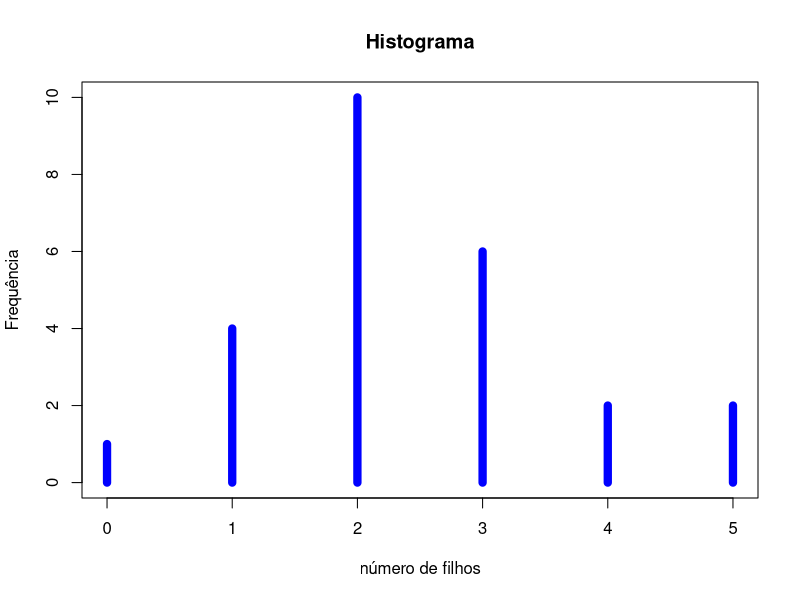
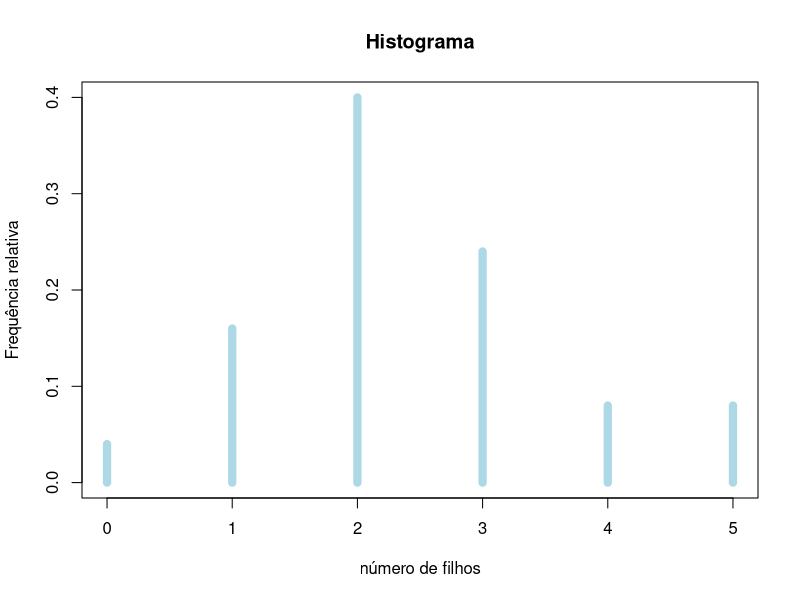
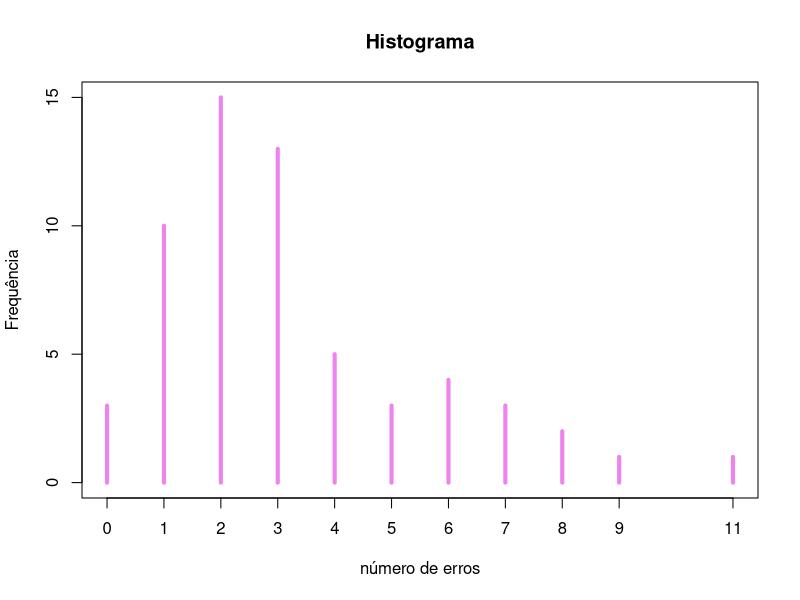
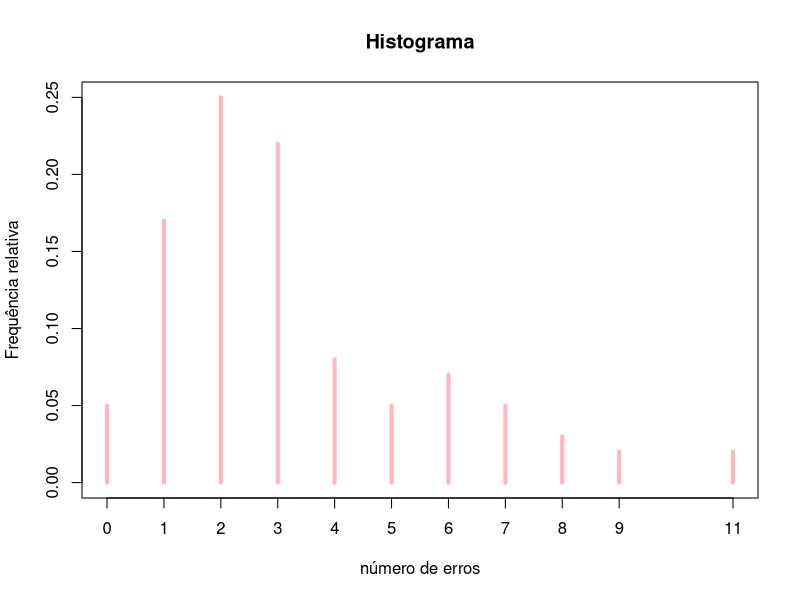
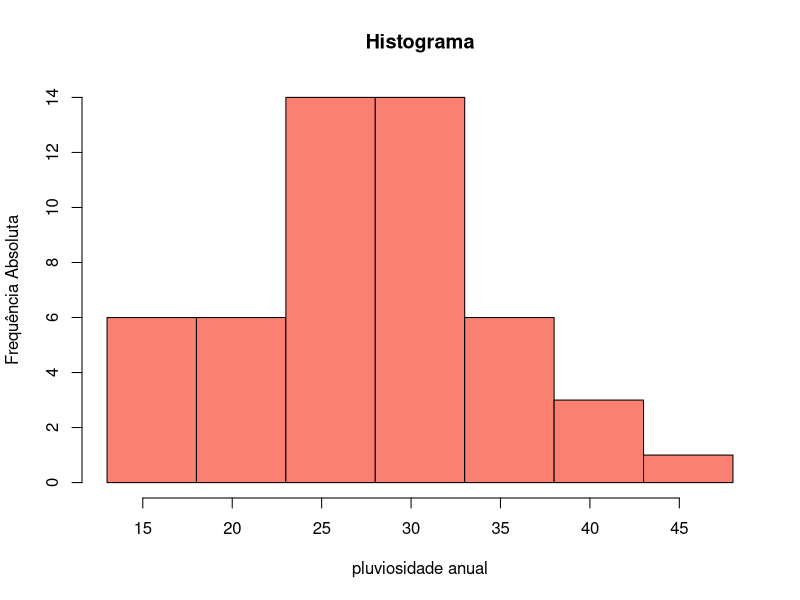
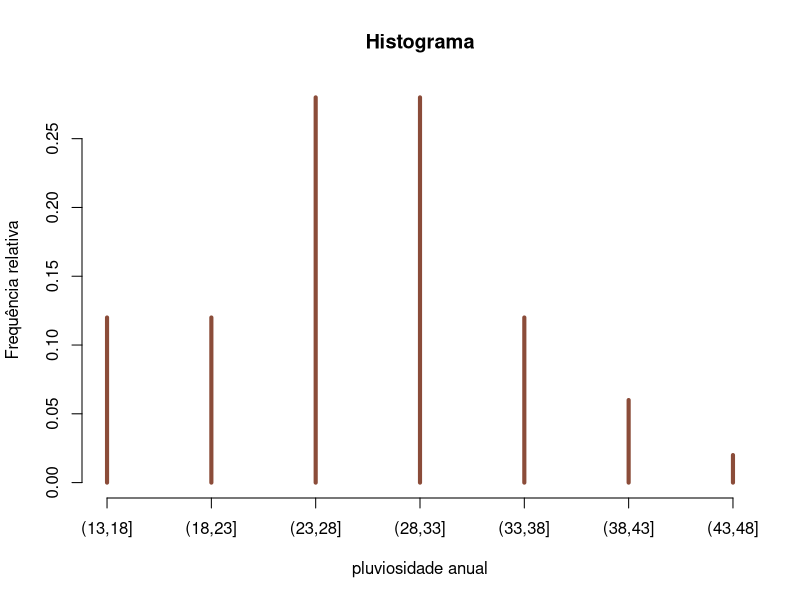
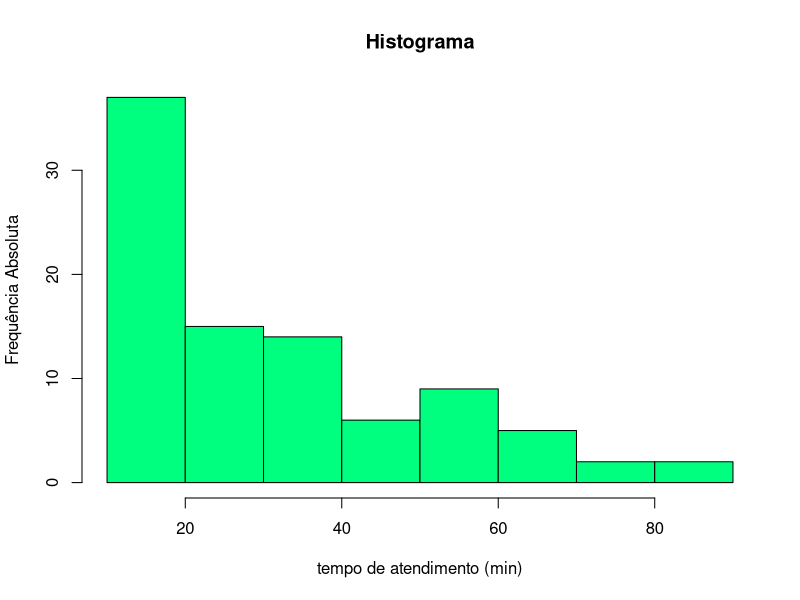
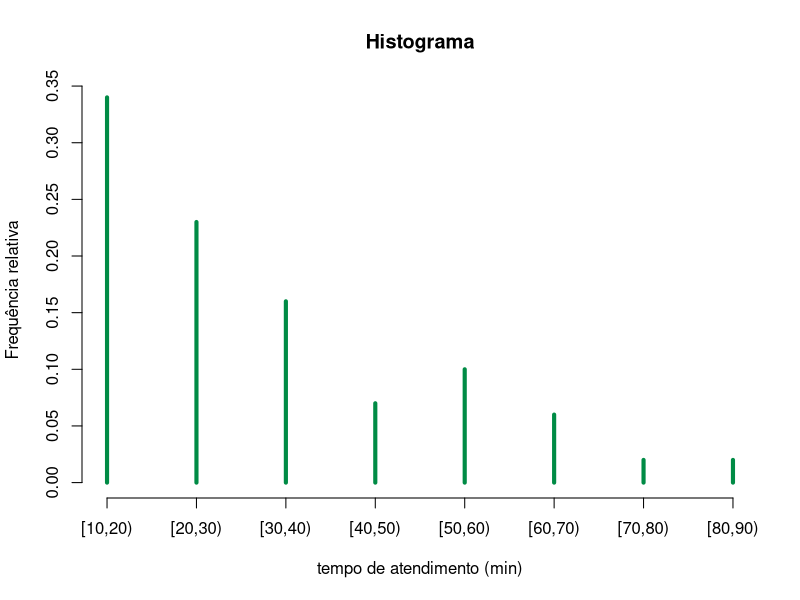

The R script that drew these images, in order:
##BDA - AULA 2
##############################################################
##Exemplos 1 e 2    
##############################################################
filhos<-c(0,1,3,4,2,1,1,2,3,2,2,3,2,2,1,5,3,2,3,2,4,2,2,5,3)
tab.f<-table(filhos)
tab.f
tabr.f<-prop.table(tab.f)
tabr.f
plot(tab.f, main = "Histograma", xlab = "número de filhos",
     ylab = "Frequência", col = "blue", type = "h",
     lwd = 8)
plot(tabr.f, main = "Histograma", xlab = "número de filhos",
     ylab = "Frequência relativa", col = "lightblue", type = "h",
     lwd = 8)

##############################################################
##Exemplos 3 e 4   
##############################################################
erros<-c(9,7,4,3,6,5,8,2,3,6,2,3,0,3,0,2,1,3,1,5,
         11,7,4,2,3,2,4,7,3,2,1,3,2,1,0,1,2,2,2,3,
         3,2,5,4,3,6,2,8,2,3,4,1,2,1,6,1,3,2,1,1)
length(erros)
tab.e<-table(erros)
tab.e
tabr.e<-round(prop.table(tab.e),2)
tabr.e
plot(tab.e, main = "Histograma", xlab = "número de erros",
     ylab = "Frequência", col = "violet", type = "h",
     lwd = 4)
plot(tabr.e, main = "Histograma", xlab = "número de erros",
     ylab = "Frequência relativa", col = "lightpink", type = "h",
     lwd = 4)

##############################################################
##Exemplos 5 e 6    
##############################################################
pluv<-c(15.2,14.6,27.9,24.9,20,43.5,30.7,30,35.7,40.9,
        23.4,17.8,26.9,30.8,19.9,36.8,33.4,19.8,29.6,38.2,
        25.1,42,35.2,15.6,25.5,29.7,27.8,14.6,22.1,24.3,
        30.1,30.1,22.1,24.4,28.7,35,26.1,28.2,19.4,28.7,
        28,25.3,31.8,31,28.3,13.5,32.1,25.4,26.7,36.8)

intervalo<-max(pluv)-min(pluv)
n<-length(pluv)
k<-ceiling(1 + 3.322*log10(n))
h<-ceiling(intervalo/k)
L0<-floor(min(pluv))
classes<-seq(L0,L0+k*h,h)
tab.pluv<-table(cut(pluv,classes))
tab.pluv
tabr.pluv<-round(prop.table(tab.pluv),2)
tabr.pluv
ex =   rep(seq(1, 3), 3)
hist(pluv, main = "Histograma", xlab = "pluviosidade anual", 
        ylab = "Frequência Absoluta", col = "salmon",
     breaks = classes)
plot(tabr.pluv, main = "Histograma", xlab = "pluviosidade anual",
     ylab = "Frequência relativa", col = "salmon4", type = "h",
     lwd = 4)

##############################################################
##Exemplos 7 e 8    
##############################################################
tempo<-c(10,21,23,21,10,22,85,51,21,12,12,22,21,12,14,20,10,31,
         23,32,31,32,65,10,18,20,15,13,34,20,35,10,10,10,20,12,
         16,14,43,35,15,15,43,15,68,72,20,18,45,12,22,54,22,21,
         54,86,12,67,18,44,10,32,33,34,25,12,12,12,20,33,45,45,
         33,54,10,52,54,22,66,21,65,11,35,55,23,76,35,54,54,12)
intervalo<-max(tempo)-min(tempo)
n<-length(tempo)
k<-ceiling(1+3.322*log10(n))
h<-ceiling(intervalo/k)
L0<-floor(min(tempo))
classes<-seq(L0,L0+h*k,h)
tab.t<-table(cut(tempo,classes,right = FALSE))
tab.t
tabr.t<-round(prop.table(tab.t),2)
tabr.t

hist(tempo, main = "Histograma", xlab = "tempo de atendimento (min)", 
     ylab = "Frequência Absoluta", col = "springgreen" ,
     breaks = classes)
plot(tabr.t, main = "Histograma", xlab = "tempo de atendimento (min)",
     ylab = "Frequência relativa", col = "springgreen4", type = "h",
     lwd = 4)
##############################################################
##Exercicio 1 
##############################################################

gordura = c(38,32,34,39,40,54,32,17,29,33,
           57,40,25,36,33,24,42,16,31,33)
intervalo = max(gordura)-min(gordura)# tamanho da distancia amostra
n = length(gordura) # quantidade de amostras
k = ceiling(1+3.332*log10(n)) #numero de distribuições (numero de colunas)
h = ceiling(intervalo/k) #amplitude até o proxima categoria
L0 = floor(min(gordura)) #menor numero
classes = seq(L0,L0+h*k,h) #classifica as amplitudes

tab.g = table(cut(gordura,classes,right = FALSE))
tab.g
tabr.g = round(prop.table(tab.g),2)
tabr.g

hist(gordura, main = "Histograma", xlab = "Ingestão de Gordura Saturada", 
     ylab = "Frequência Absoluta", col = "springgreen" ,
     breaks = classes)
plot(tabr.g, main = "Histograma", xlab = "Ingestão de Gordura Saturada",
     ylab = "Frequência relativa", col = "springgreen4", type = "h",
     lwd = 4)


##############################################################
##Exercicio 2
##############################################################

chamadas= c(3,4,6,10,12,10,4,5,5,6,6,7,
          8,8,8,11,9,11,12,12,12,9,8,7)
intervalo = max(chamadas)-min(chamadas)# tamanho da distancia amostra
n = length(chamadas) # quantidade de amostras
k = ceiling(1+3.332*log10(n)) #numero de distribuições (numero de colunas)
h = ceiling(intervalo/k) #amplitude até o proxima categoria
L0 = floor(min(chamadas)) #menor numero
classes = seq(L0,L0+h*k,h) #classifica as amplitudes

tab.chamadas = table(cut(chamadas,classes,right = FALSE))
tab.chamadas
tabr.chamadas = round(prop.table(tab.chamadas),2)
tabr.chamadas

plot(tab.chamadas, main = "Histograma", xlab = "Números de chamadas", 
     ylab = "Frequência Absoluta", col = "blue", type = "h", 
     lwd = 4)
plot(tabr.chamadas, main = "Histograma", xlab = "Números de chamadas",
     ylab = "Frequência relativa", col = "blue", type = "h",
     lwd = 4)

##############################################################
##Exercicio 3
##############################################################

paladar= c(5,7,4,5,7,8,10,6,9,5,7,6,
            8,2,9,7,8,1,3,10,8,8,7,9)
intervalo = max(paladar)-min(paladar)# tamanho da distancia amostra
n = length(paladar) # quantidade de amostras
k = ceiling(1+3.332*log10(n)) #numero de distribuições (numero de colunas)
h = ceiling(intervalo/k) #amplitude até o proxima categoria
L0 = floor(min(paladar)) #menor numero
classes = seq(L0,L0+h*k,h) #classifica as amplitudes

tab.paladar = table(cut(paladar,classes,right = FALSE))
tab.paladar
tabr.paladar = round(prop.table(tab.paladar),2)
tabr.paladar

plot(tab.paladar, main = "Histograma", xlab = "Teste Paladar", 
     ylab = "Frequência Absoluta", col = "blue", type = "h", 
     lwd = 4)
plot(tabr.paladar, main = "Histograma", xlab = "Teste Paladar",
     ylab = "Frequência relativa", col = "blue", type = "h",
     lwd = 4)
